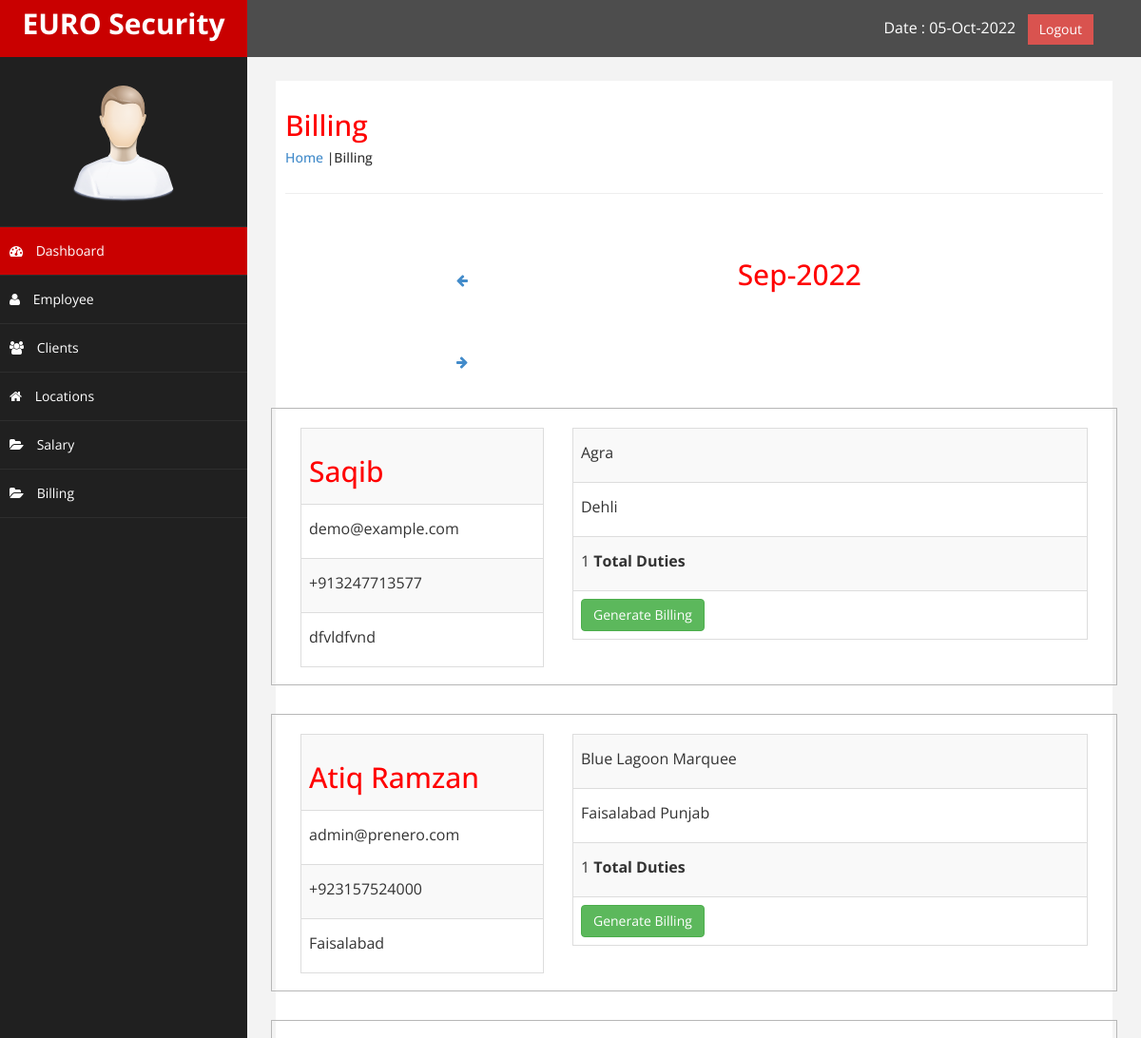
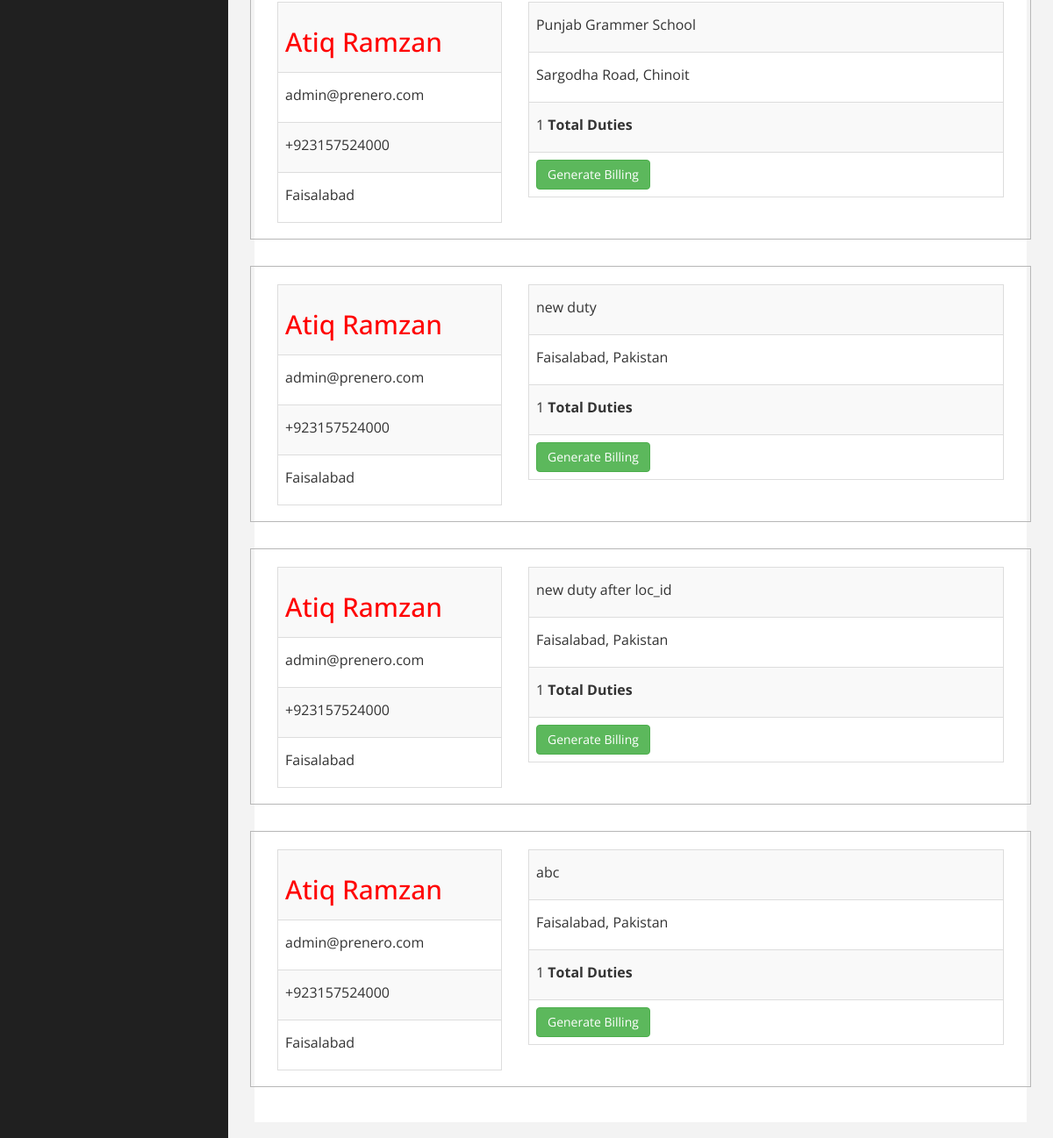
Page /billing.php (signed in) on the committed database (2 pictures, top to bottom).
### tables this page shows
CREATE TABLE `clients` (
  `client_id` int(55) NOT NULL,
  `client_name` varchar(255) NOT NULL,
  `client_email` varchar(255) NOT NULL,
  `client_phone` varchar(255) NOT NULL,
  `password` varchar(255) NOT NULL,
  `other_details` varchar(255) NOT NULL,
  `client_address` varchar(255) NOT NULL,
  `gst_num` varchar(20) NOT NULL,
  `pan_num` varchar(20) NOT NULL,
  `date_added` datetime NOT NULL
);

CREATE TABLE `locations` (
  `loc_id` int(55) NOT NULL,
  `duty_title` varchar(255) NOT NULL,
  `client_id` int(55) NOT NULL,
  `duty_address` varchar(255) NOT NULL,
  `duty_timing` varchar(20) NOT NULL,
  `guard_type` varchar(20) NOT NULL,
  `cost_client` varchar(20) NOT NULL,
  `date_added` date NOT NULL
);

### billing.php (the view, shortened to what this page needs)
<?php
include('config.php');
include ('header.php');
include('sidebar.php');
?>
  <div id="page-wrapper" >
	  <div id="page-inner">
		  <div class="row">
			  <div class="col-md-12">
				  <h2>Billing </h2>
				  <h5><a href="dashboard.php">Home</a> |Billing</h5>
			  </div>
		  </div>
		  <hr />
		  <div class="row">
			  <div class="col-md-12">
				  <ul class="area_arrow">
				  <li> <a href="#"><i class="fa fa-arrow-left" aria-hidden="true"></i> </a> </li>
					  <li>  <h2 align="center">Sep-2022</h2>  </li>
					  <li> <a href="#"><i class="fa fa-arrow-right" aria-hidden="true"></i> </a> </li>
				  </ul>
					</div>
				    <?php
								$sql = "SELECT
										clients.client_id,
										clients.client_name,
										clients.client_email,
										clients.client_phone,
										clients.`password`,
										clients.other_details,
										clients.client_address,
										clients.gst_num,
										clients.pan_num,
										clients.date_added,
										locations.loc_id,
										locations.client_id,
										locations.duty_title,
										locations.duty_address,
										locations.duty_timing,
										locations.guard_type,
										locations.cost_client,
										locations.date_added,
										duties.duty_id,
										duties.client_id,
										duties.duty_status,
										duties.employee_code
									FROM
										clients
										INNER JOIN
										locations
										INNER JOIN
										duties
									WHERE
										clients.client_id = locations.client_id AND
										duties.client_id = clients.client_id ";
								$result = $connect->query($sql);
									while($crow = mysqli_fetch_array($result)){
				  ?>
		   <div class="col-md-12" style="padding-bottom: 20px; padding-top: 20px; border: 1px solid #B7B7B7; margin-bottom: 30px;">
		  		<div class="col-lg-4 float-left" style="height: 250px;">
					<table class="table table-striped table-bordered table-hover">
					  <tbody>
						<tr>
						  <td><h2><?php echo $crow['client_name']; ?></h2></td>
						</tr>
						<tr>
						  <td><p><?php echo $crow['client_email']; ?> </p></td>
						</tr>
						<tr>
						  <td><p><?php echo $crow['client_phone']; ?> </p></td>
						</tr>
						<tr>
						  <td><p><?php echo $crow['client_address']; ?> </p></td>
						</tr>
					  </tbody>
					</table>
				  </div>
		  			<div class="col-lg-8 float-left" style="height: 250px;">
						<table class="table table-striped table-bordered table-hover">
						  <tbody>
							<tr>
							  <td><p><?php echo $crow['duty_title']; ?> </p></td>
							</tr>
							<tr>
							  <td><p><?php echo $crow['duty_address']; ?> </p></td>
							</tr>
							<tr>
                            <?php
							$myClientId = $crow['client_id'];
								$salaryquery=mysqli_query($connect,"select * from `duties` ");
												$myDuties = 0;
												while($salaryrow = mysqli_fetch_array($salaryquery)){
													if($salaryrow['duty_status'] == 'Present' && $salaryrow['client_id'] == $myClientId){
													$myDuties += 1;
													}
												}
							?>
							  <td> <p><?php echo $myDuties  ?> <strong>Total Duties</strong> </p></td>
							</tr>
							<tr>
							  <td><a href="client-details.php?client_id=<?php echo $crow['client_id'];?>"><input type="button" value="Generate Billing" class="btn btn-success"></a></td>
							</tr>
						  </tbody>
						</table>
				  </div>
				 </div>
		  <?php
									}
        ?>
                </div>
            </div>
    </div>
            </div>
<?php
include('footer.php');
?>

### css/custom.css (style rules this page uses)
body { font-family: 'Open Sans', sans-serif; }
#page-wrapper { padding: 15px 15px; min-height: 600px; background:#F3F3F3; }
#page-inner { width:100%; margin:10px 20px 10px 0px; background-color:#fff!important; padding:10px; min-height:1200px; }
h2 { color: #f00; }
p { font-size:16px; line-height:25px; padding-top:5px; }
a { text-decoration: none; }
@media (min-width:768px) { #page-wrapper { margin: 0 0 0 260px; padding: 15px 30px; min-height: 1200px; } }
.area_arrow { width: 100%; }
.area_arrow li { list-style-type: none; display: inline-block; padding: 2em 10em; }

### rows in the picture
clients: client_name "Saqib", client_email "demo@example.com", client_phone "+913247713577", client_address "dfvldfvnd", locations.duty_title "Agra", locations.duty_address "Dehli", myDuties "1"
clients: client_name "Atiq Ramzan", client_email "admin@prenero.com", client_phone "+923157524000", client_address "Faisalabad", locations.duty_title "Blue Lagoon Marquee", locations.duty_address "Faisalabad Punjab", myDuties "1", locations.duty_title "Punjab Grammer School", locations.duty_address "Sargodha Road, Chinoit", locations.duty_title "new duty", locations.duty_address "Faisalabad, Pakistan", locations.duty_title "new duty after loc_id", locations.duty_title "abc"
